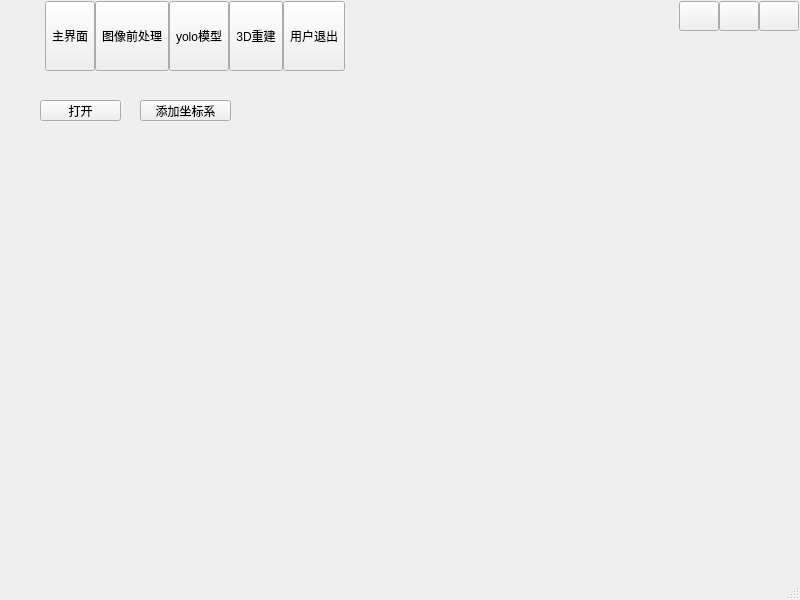
<?xml version="1.0" encoding="UTF-8"?>
<ui version="4.0">
 <class>UIDemo01</class>
 <widget class="QDialog" name="UIDemo01">
  <property name="geometry">
   <rect>
    <x>0</x>
    <y>0</y>
    <width>800</width>
    <height>600</height>
   </rect>
  </property>
  <property name="windowTitle">
   <string>Form</string>
  </property>
  <property name="sizeGripEnabled">
   <bool>true</bool>
  </property>
  <layout class="QVBoxLayout" name="verticalLayout">
   <property name="spacing">
    <number>0</number>
   </property>
   <property name="leftMargin">
    <number>1</number>
   </property>
   <property name="topMargin">
    <number>1</number>
   </property>
   <property name="rightMargin">
    <number>1</number>
   </property>
   <property name="bottomMargin">
    <number>1</number>
   </property>
   <item>
    <widget class="QWidget" name="widgetTitle" native="true">
     <property name="sizePolicy">
      <sizepolicy hsizetype="Preferred" vsizetype="Fixed">
       <horstretch>0</horstretch>
       <verstretch>0</verstretch>
      </sizepolicy>
     </property>
     <layout class="QHBoxLayout" name="horizontalLayout_2">
      <property name="spacing">
       <number>10</number>
      </property>
      <property name="leftMargin">
       <number>10</number>
      </property>
      <property name="topMargin">
       <number>0</number>
      </property>
      <property name="rightMargin">
       <number>0</number>
      </property>
      <property name="bottomMargin">
       <number>0</number>
      </property>
      <item>
       <widget class="QLabel" name="labIco">
        <property name="text">
         <string/>
        </property>
        <property name="alignment">
         <set>Qt::AlignCenter</set>
        </property>
       </widget>
      </item>
      <item>
       <widget class="QLabel" name="labTitle">
        <property name="styleSheet">
         <string notr="true"/>
        </property>
        <property name="text">
         <string/>
        </property>
        <property name="alignment">
         <set>Qt::AlignLeading|Qt::AlignLeft|Qt::AlignVCenter</set>
        </property>
       </widget>
      </item>
      <item>
       <widget class="QWidget" name="widgetTop" native="true">
        <layout class="QHBoxLayout" name="horizontalLayout_3">
         <property name="spacing">
          <number>0</number>
         </property>
         <property name="leftMargin">
          <number>0</number>
         </property>
         <property name="topMargin">
          <number>0</number>
         </property>
         <property name="rightMargin">
          <number>0</number>
         </property>
         <property name="bottomMargin">
          <number>0</number>
         </property>
         <item>
          <widget class="QToolButton" name="btnMain">
           <property name="sizePolicy">
            <sizepolicy hsizetype="Fixed" vsizetype="Expanding">
             <horstretch>0</horstretch>
             <verstretch>0</verstretch>
            </sizepolicy>
           </property>
           <property name="text">
            <string>主界面</string>
           </property>
           <property name="icon">
            <iconset resource="main.qrc">
             <normaloff>:/image/main_main.png</normaloff>:/image/main_main.png</iconset>
           </property>
           <property name="toolButtonStyle">
            <enum>Qt::ToolButtonTextUnderIcon</enum>
           </property>
          </widget>
         </item>
         <item>
          <widget class="QToolButton" name="btnConfig">
           <property name="sizePolicy">
            <sizepolicy hsizetype="Fixed" vsizetype="Expanding">
             <horstretch>0</horstretch>
             <verstretch>0</verstretch>
            </sizepolicy>
           </property>
           <property name="text">
            <string>图像前处理</string>
           </property>
           <property name="icon">
            <iconset resource="main.qrc">
             <normaloff>:/image/main_config.png</normaloff>:/image/main_config.png</iconset>
           </property>
           <property name="toolButtonStyle">
            <enum>Qt::ToolButtonTextUnderIcon</enum>
           </property>
          </widget>
         </item>
         <item>
          <widget class="QToolButton" name="btnData">
           <property name="sizePolicy">
            <sizepolicy hsizetype="Fixed" vsizetype="Expanding">
             <horstretch>0</horstretch>
             <verstretch>0</verstretch>
            </sizepolicy>
           </property>
           <property name="text">
            <string>yolo模型</string>
           </property>
           <property name="icon">
            <iconset resource="main.qrc">
             <normaloff>:/image/main_data.png</normaloff>:/image/main_data.png</iconset>
           </property>
           <property name="checked">
            <bool>false</bool>
           </property>
           <property name="toolButtonStyle">
            <enum>Qt::ToolButtonTextUnderIcon</enum>
           </property>
          </widget>
         </item>
         <item>
          <widget class="QToolButton" name="btnHelp">
           <property name="sizePolicy">
            <sizepolicy hsizetype="Fixed" vsizetype="Expanding">
             <horstretch>0</horstretch>
             <verstretch>0</verstretch>
            </sizepolicy>
           </property>
           <property name="styleSheet">
            <string notr="true"/>
           </property>
           <property name="text">
            <string>3D重建</string>
           </property>
           <property name="icon">
            <iconset resource="main.qrc">
             <normaloff>:/image/main_person.png</normaloff>:/image/main_person.png</iconset>
           </property>
           <property name="toolButtonStyle">
            <enum>Qt::ToolButtonTextUnderIcon</enum>
           </property>
          </widget>
         </item>
         <item>
          <widget class="QToolButton" name="btnExit">
           <property name="sizePolicy">
            <sizepolicy hsizetype="Fixed" vsizetype="Expanding">
             <horstretch>0</horstretch>
             <verstretch>0</verstretch>
            </sizepolicy>
           </property>
           <property name="styleSheet">
            <string notr="true"/>
           </property>
           <property name="text">
            <string>用户退出</string>
           </property>
           <property name="icon">
            <iconset resource="main.qrc">
             <normaloff>:/image/main_exit.png</normaloff>:/image/main_exit.png</iconset>
           </property>
           <property name="toolButtonStyle">
            <enum>Qt::ToolButtonTextUnderIcon</enum>
           </property>
          </widget>
         </item>
        </layout>
       </widget>
      </item>
      <item>
       <spacer name="horizontalSpacer">
        <property name="orientation">
         <enum>Qt::Horizontal</enum>
        </property>
        <property name="sizeHint" stdset="0">
         <size>
          <width>40</width>
          <height>20</height>
         </size>
        </property>
       </spacer>
      </item>
      <item>
       <widget class="QWidget" name="widgetMenu" native="true">
        <layout class="QGridLayout" name="gridLayout_2">
         <property name="leftMargin">
          <number>0</number>
         </property>
         <property name="topMargin">
          <number>0</number>
         </property>
         <property name="rightMargin">
          <number>0</number>
         </property>
         <property name="bottomMargin">
          <number>0</number>
         </property>
         <property name="spacing">
          <number>0</number>
         </property>
         <item row="1" column="1" colspan="3">
          <spacer name="verticalSpacer">
           <property name="orientation">
            <enum>Qt::Vertical</enum>
           </property>
           <property name="sizeHint" stdset="0">
            <size>
             <width>20</width>
             <height>40</height>
            </size>
           </property>
          </spacer>
         </item>
         <item row="0" column="1">
          <widget class="QPushButton" name="btnMenu_Min">
           <property name="sizePolicy">
            <sizepolicy hsizetype="Minimum" vsizetype="Expanding">
             <horstretch>0</horstretch>
             <verstretch>0</verstretch>
            </sizepolicy>
           </property>
           <property name="minimumSize">
            <size>
             <width>30</width>
             <height>30</height>
            </size>
           </property>
           <property name="cursor">
            <cursorShape>ArrowCursor</cursorShape>
           </property>
           <property name="focusPolicy">
            <enum>Qt::NoFocus</enum>
           </property>
           <property name="toolTip">
            <string>最小化</string>
           </property>
           <property name="text">
            <string/>
           </property>
          </widget>
         </item>
         <item row="0" column="3">
          <widget class="QPushButton" name="btnMenu_Close">
           <property name="sizePolicy">
            <sizepolicy hsizetype="Minimum" vsizetype="Expanding">
             <horstretch>0</horstretch>
             <verstretch>0</verstretch>
            </sizepolicy>
           </property>
           <property name="minimumSize">
            <size>
             <width>30</width>
             <height>30</height>
            </size>
           </property>
           <property name="cursor">
            <cursorShape>ArrowCursor</cursorShape>
           </property>
           <property name="focusPolicy">
            <enum>Qt::NoFocus</enum>
           </property>
           <property name="toolTip">
            <string>关闭</string>
           </property>
           <property name="text">
            <string/>
           </property>
          </widget>
         </item>
         <item row="0" column="2">
          <widget class="QPushButton" name="btnMenu_Max">
           <property name="sizePolicy">
            <sizepolicy hsizetype="Minimum" vsizetype="Expanding">
             <horstretch>0</horstretch>
             <verstretch>0</verstretch>
            </sizepolicy>
           </property>
           <property name="minimumSize">
            <size>
             <width>30</width>
             <height>30</height>
            </size>
           </property>
           <property name="focusPolicy">
            <enum>Qt::NoFocus</enum>
           </property>
           <property name="text">
            <string/>
           </property>
          </widget>
         </item>
        </layout>
       </widget>
      </item>
     </layout>
    </widget>
   </item>
   <item>
    <widget class="QStackedWidget" name="stackedWidget">
     <property name="styleSheet">
      <string notr="true"/>
     </property>
     <property name="currentIndex">
      <number>3</number>
     </property>
     <widget class="QWidget" name="page1">
      <layout class="QVBoxLayout" name="verticalLayout_2">
       <item>
        <widget class="QWidget" name="widget" native="true">
         <widget class="QLabel" name="imagelabel">
          <property name="geometry">
           <rect>
            <x>110</x>
            <y>60</y>
            <width>511</width>
            <height>371</height>
           </rect>
          </property>
          <property name="text">
           <string/>
          </property>
         </widget>
         <widget class="QLineEdit" name="path">
          <property name="geometry">
           <rect>
            <x>110</x>
            <y>10</y>
            <width>481</width>
            <height>31</height>
           </rect>
          </property>
         </widget>
         <widget class="QPushButton" name="pushButton">
          <property name="geometry">
           <rect>
            <x>600</x>
            <y>10</y>
            <width>61</width>
            <height>31</height>
           </rect>
          </property>
          <property name="text">
           <string>选择</string>
          </property>
         </widget>
        </widget>
       </item>
      </layout>
     </widget>
     <widget class="QWidget" name="page2">
      <layout class="QVBoxLayout" name="verticalLayout_3">
       <item>
        <widget class="QWidget" name="widget_2" native="true">
         <widget class="QLabel" name="label">
          <property name="geometry">
           <rect>
            <x>10</x>
            <y>10</y>
            <width>121</width>
            <height>16</height>
           </rect>
          </property>
          <property name="text">
           <string>腐蚀</string>
          </property>
         </widget>
         <widget class="QLabel" name="label2">
          <property name="geometry">
           <rect>
            <x>10</x>
            <y>40</y>
            <width>201</width>
            <height>161</height>
           </rect>
          </property>
          <property name="text">
           <string/>
          </property>
         </widget>
         <widget class="QLabel" name="label_3">
          <property name="geometry">
           <rect>
            <x>240</x>
            <y>40</y>
            <width>201</width>
            <height>161</height>
           </rect>
          </property>
          <property name="text">
           <string/>
          </property>
         </widget>
         <widget class="QLabel" name="label_4">
          <property name="geometry">
           <rect>
            <x>240</x>
            <y>10</y>
            <width>121</width>
            <height>16</height>
           </rect>
          </property>
          <property name="text">
           <string>膨胀</string>
          </property>
         </widget>
         <widget class="QLabel" name="label_5">
          <property name="geometry">
           <rect>
            <x>480</x>
            <y>40</y>
            <width>201</width>
            <height>161</height>
           </rect>
          </property>
          <property name="text">
           <string/>
          </property>
         </widget>
         <widget class="QLabel" name="label_6">
          <property name="geometry">
           <rect>
            <x>480</x>
            <y>10</y>
            <width>121</width>
            <height>16</height>
           </rect>
          </property>
          <property name="text">
           <string>开运算</string>
          </property>
         </widget>
         <widget class="QLabel" name="label_7">
          <property name="geometry">
           <rect>
            <x>480</x>
            <y>220</y>
            <width>121</width>
            <height>16</height>
           </rect>
          </property>
          <property name="text">
           <string>闭运算</string>
          </property>
         </widget>
         <widget class="QLabel" name="label_8">
          <property name="geometry">
           <rect>
            <x>480</x>
            <y>250</y>
            <width>201</width>
            <height>161</height>
           </rect>
          </property>
          <property name="text">
           <string/>
          </property>
         </widget>
         <widget class="QLabel" name="label_9">
          <property name="geometry">
           <rect>
            <x>10</x>
            <y>220</y>
            <width>121</width>
            <height>16</height>
           </rect>
          </property>
          <property name="text">
           <string>提取内边界</string>
          </property>
         </widget>
         <widget class="QLabel" name="label_10">
          <property name="geometry">
           <rect>
            <x>10</x>
            <y>250</y>
            <width>201</width>
            <height>161</height>
           </rect>
          </property>
          <property name="text">
           <string/>
          </property>
         </widget>
         <widget class="QLabel" name="label_11">
          <property name="geometry">
           <rect>
            <x>240</x>
            <y>220</y>
            <width>121</width>
            <height>16</height>
           </rect>
          </property>
          <property name="text">
           <string>提取外边界</string>
          </property>
         </widget>
         <widget class="QLabel" name="label_12">
          <property name="geometry">
           <rect>
            <x>240</x>
            <y>250</y>
            <width>201</width>
            <height>161</height>
           </rect>
          </property>
          <property name="text">
           <string/>
          </property>
         </widget>
        </widget>
       </item>
      </layout>
     </widget>
     <widget class="QWidget" name="page3">
      <layout class="QVBoxLayout" name="verticalLayout_5">
       <item>
        <widget class="QWidget" name="widget_7" native="true">
         <widget class="QLabel" name="label_2">
          <property name="geometry">
           <rect>
            <x>40</x>
            <y>40</y>
            <width>321</width>
            <height>251</height>
           </rect>
          </property>
          <property name="text">
           <string>TextLabel</string>
          </property>
         </widget>
         <widget class="QLabel" name="label_13">
          <property name="geometry">
           <rect>
            <x>40</x>
            <y>20</y>
            <width>141</width>
            <height>16</height>
           </rect>
          </property>
          <property name="text">
           <string>使用Yolo网络训练结果</string>
          </property>
         </widget>
         <widget class="QTextEdit" name="textEdit">
          <property name="geometry">
           <rect>
            <x>40</x>
            <y>340</y>
            <width>551</width>
            <height>151</height>
           </rect>
          </property>
         </widget>
         <widget class="QLabel" name="label_14">
          <property name="geometry">
           <rect>
            <x>40</x>
            <y>320</y>
            <width>54</width>
            <height>12</height>
           </rect>
          </property>
          <property name="text">
           <string>诊断结果</string>
          </property>
         </widget>
         <widget class="QLabel" name="label_15">
          <property name="geometry">
           <rect>
            <x>400</x>
            <y>20</y>
            <width>141</width>
            <height>16</height>
           </rect>
          </property>
          <property name="text">
           <string>原始图像</string>
          </property>
         </widget>
         <widget class="QLabel" name="label_16">
          <property name="geometry">
           <rect>
            <x>400</x>
            <y>40</y>
            <width>321</width>
            <height>251</height>
           </rect>
          </property>
          <property name="text">
           <string>TextLabel</string>
          </property>
         </widget>
        </widget>
       </item>
      </layout>
     </widget>
     <widget class="QWidget" name="page4">
      <layout class="QVBoxLayout" name="verticalLayout_4">
       <item>
        <widget class="QWidget" name="widget_10" native="true">
         <widget class="QPushButton" name="openButton">
          <property name="geometry">
           <rect>
            <x>30</x>
            <y>20</y>
            <width>81</width>
            <height>21</height>
           </rect>
          </property>
          <property name="text">
           <string>打开</string>
          </property>
         </widget>
         <widget class="QPushButton" name="ThreePlaneButton">
          <property name="geometry">
           <rect>
            <x>130</x>
            <y>20</y>
            <width>91</width>
            <height>21</height>
           </rect>
          </property>
          <property name="text">
           <string>添加坐标系</string>
          </property>
         </widget>
         <widget class="QVTKWidget" name="qvtkWidget_4" native="true">
          <property name="geometry">
           <rect>
            <x>40</x>
            <y>60</y>
            <width>271</width>
            <height>211</height>
           </rect>
          </property>
         </widget>
         <widget class="QVTKWidget" name="qvtkWidget_3" native="true">
          <property name="geometry">
           <rect>
            <x>340</x>
            <y>60</y>
            <width>261</width>
            <height>211</height>
           </rect>
          </property>
         </widget>
         <widget class="QVTKWidget" name="qvtkWidget_2" native="true">
          <property name="geometry">
           <rect>
            <x>40</x>
            <y>290</y>
            <width>271</width>
            <height>211</height>
           </rect>
          </property>
         </widget>
         <widget class="QVTKWidget" name="qvtkWidget_1" native="true">
          <property name="geometry">
           <rect>
            <x>340</x>
            <y>290</y>
            <width>261</width>
            <height>211</height>
           </rect>
          </property>
         </widget>
        </widget>
       </item>
      </layout>
     </widget>
    </widget>
   </item>
  </layout>
 </widget>
 <customwidgets>
  <customwidget>
   <class>QVTKWidget</class>
   <extends>QWidget</extends>
   <header location="global">qvtkwidget.h</header>
   <container>1</container>
  </customwidget>
 </customwidgets>
 <resources>
  <include location="main.qrc"/>
 </resources>
 <connections/>
</ui>
